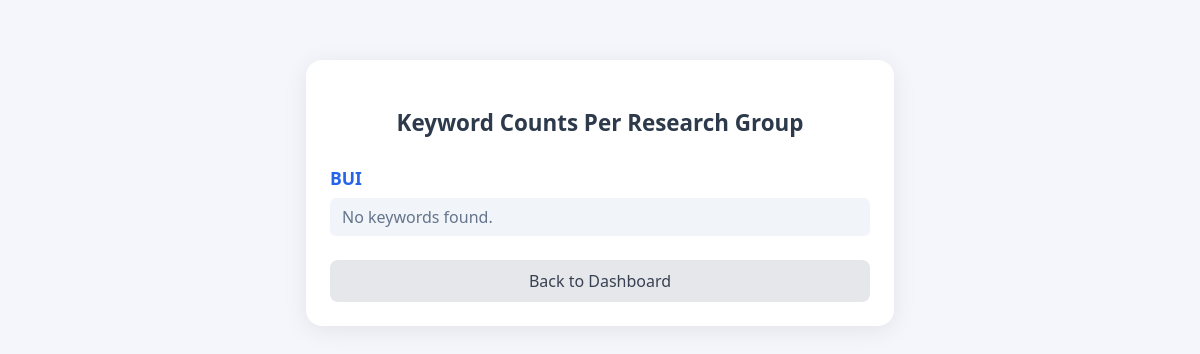
Page /report/keyword-counts-per-group/ on the earlier database version.
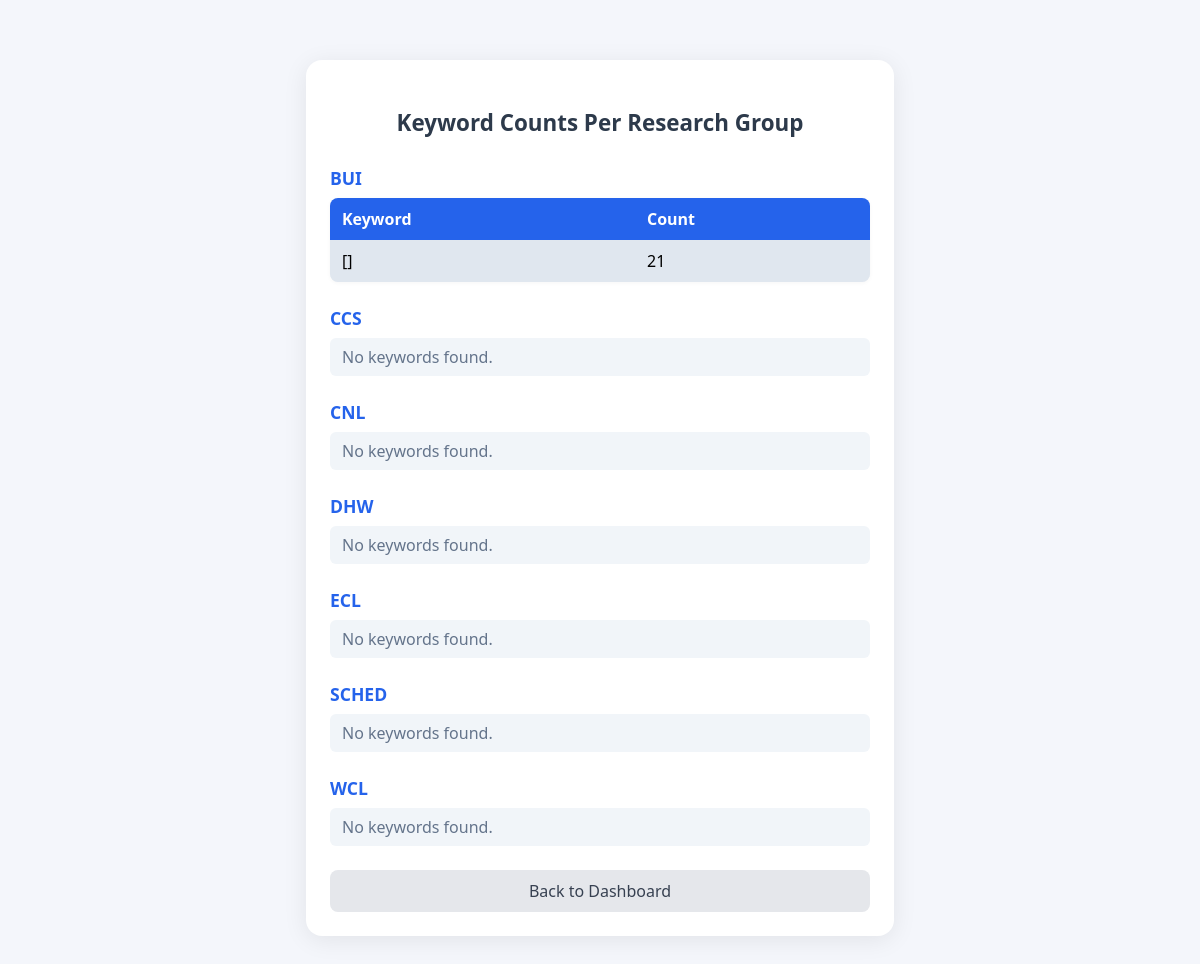
Same page on the later database version.
### research/models.py (models this page shows, shortened)
class ResearchGroup(models.Model):
    name = models.CharField(max_length=255, unique=True)

### research/views.py (the view)
# urls.py: path('report/keyword-counts-per-group/', views.report_keyword_counts_per_group, name='report_keyword_counts_per_group'),
def report_keyword_counts_per_group(request):
    data = get_keyword_counts_per_group()
    return render(request, 'research/report_keyword_counts_per_group.html', {'data': data})

### research/views.py (called while the page is built)
def get_keyword_counts_per_group():
    result = {}
    for group in ResearchGroup.objects.all():
        authors = Author.objects.filter(research_group=group)
        pub_ids = set()
        for author in authors:
            pub_ids.update(author.authorpublication_set.values_list('publication_id', flat=True))
        keyword_counter = {}
        pubs = Publication.objects.filter(id__in=pub_ids)
        for pub in pubs:
            for kw in pub.keywords.split(','):
                kw = kw.strip().lower()
                if kw:
                    keyword_counter[kw] = keyword_counter.get(kw, 0) + 1
        result[group.name] = keyword_counter
    return result

### research/templates/research/report_keyword_counts_per_group.html (shortened to what this page needs)
<!DOCTYPE html>
<html lang="en">
<head>
</head>
<body>
  <div class="container">
    <h1>Keyword Counts Per Research Group</h1>
    {% for group, keywords in data.items %}
      <h2>{{ group }}</h2>
      {% if keywords %}
        <table>
          <tr><th>Keyword</th><th>Count</th></tr>
          {% for kw, count in keywords.items %}
            <tr><td>{{ kw }}</td><td>{{ count }}</td></tr>
          {% endfor %}
        </table>
      {% else %}
        <div class="no-keywords">No keywords found.</div>
      {% endif %}
    {% endfor %}
    <a class="back-link" href="{% url 'index' %}">Back to Dashboard</a>
  </div>
</body>
</html>

Differences in the rows shown:
added ResearchGroup: data "CCS"
added ResearchGroup: data "CNL"
added ResearchGroup: data "DHW"
added ResearchGroup: data "ECL"
added ResearchGroup: data "SCHED"
added ResearchGroup: data "WCL"
Other differences:
list line gone: "No keywords found."
new list line: "Keyword Count [] 21"
new list line: "No keywords found."
